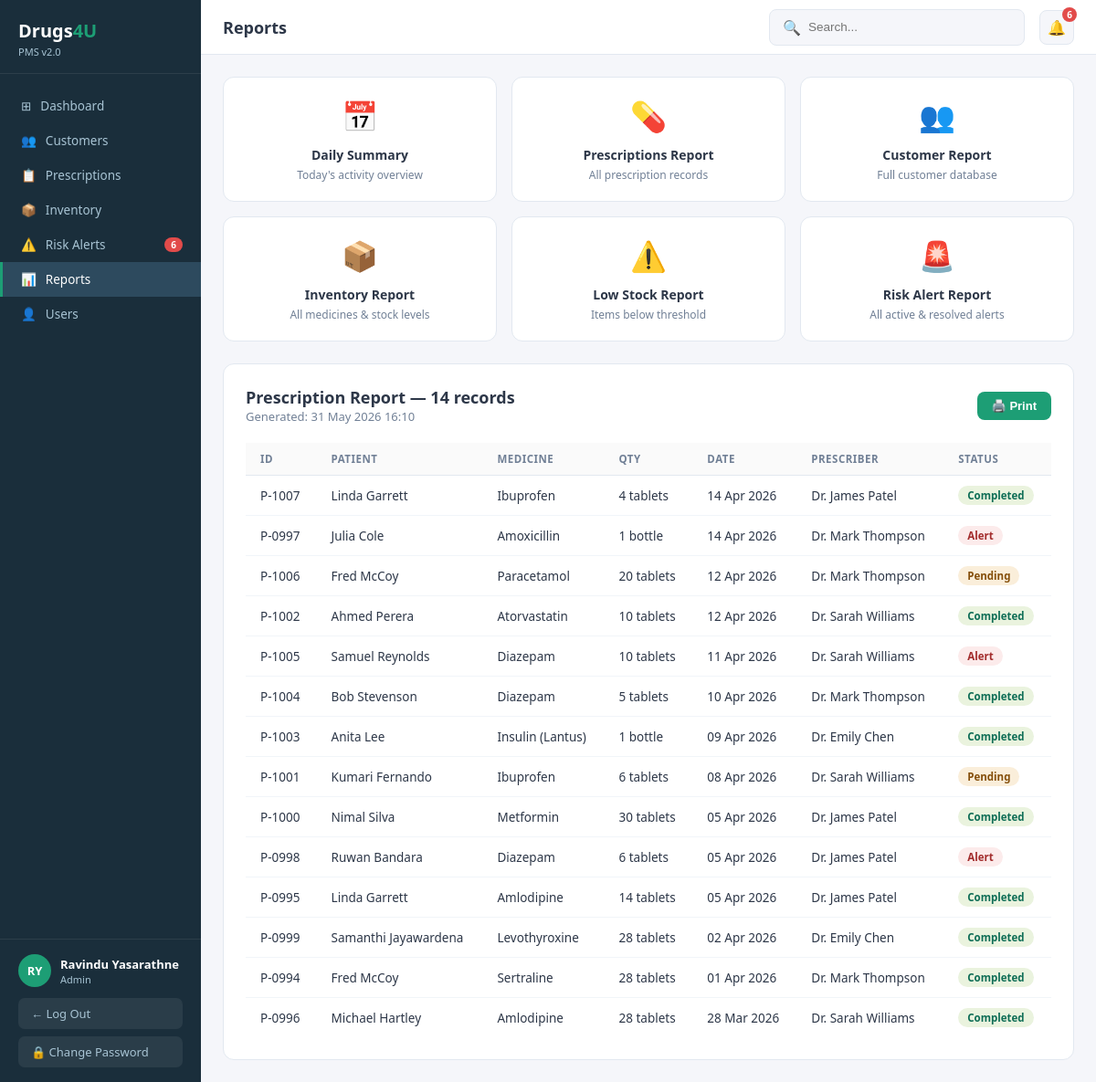
The app's page /app.php?page=reports&report=prescriptions (signed in) with its own data.
### tables this page shows
CREATE TABLE IF NOT EXISTS prescriptions (
    id          VARCHAR(10) PRIMARY KEY,    
    cust_id     INT NOT NULL,
    med_id      INT NOT NULL,
    qty         INT NOT NULL DEFAULT 1,
    unit        VARCHAR(30),
    rx_date     DATE NOT NULL,
    prescriber  VARCHAR(100),
    status      ENUM('Pending','Completed','Alert') NOT NULL DEFAULT 'Pending',
    notes       TEXT,
    created_at  TIMESTAMP DEFAULT CURRENT_TIMESTAMP,
    FOREIGN KEY (cust_id) REFERENCES customers(id) ON DELETE CASCADE,
    FOREIGN KEY (med_id)  REFERENCES medicines(id)  ON DELETE CASCADE
);

CREATE TABLE IF NOT EXISTS medicines (
    id          INT AUTO_INCREMENT PRIMARY KEY,
    name        VARCHAR(150) NOT NULL,
    category    VARCHAR(80) NOT NULL,
    qty         INT NOT NULL DEFAULT 0,
    unit        VARCHAR(30) NOT NULL DEFAULT 'tablets',
    expiry      DATE,
    supplier    VARCHAR(100),
    id_check    TINYINT(1) NOT NULL DEFAULT 0,
    price       DECIMAL(10,2) DEFAULT 0.00,
    created_at  TIMESTAMP DEFAULT CURRENT_TIMESTAMP
);

### includes/db.php (called while the page is built, shortened)
<?php
function getDB(): mysqli {
    static $conn = null;
    if ($conn === null) {
        $conn = new mysqli(DB_HOST, DB_USER, DB_PASS, DB_NAME, DB_PORT);
        $conn->set_charset('utf8mb4');
    }
    return $conn;
}
function query(string $sql, string $types = '', ...$params): mysqli_result|bool {
    $db  = getDB();
    $stmt = $db->prepare($sql);
    if ($types && $params) {
        $stmt->bind_param($types, ...$params);
    }
    $stmt->execute();
    $result = $stmt->get_result();
    return $result !== false ? $result : true;
}
function fetchAll(string $sql, string $types = '', ...$params): array {
    $res = query($sql, $types, ...$params);
    return $res->fetch_all(MYSQLI_ASSOC);
}

### pages/reports.php (the view, shortened to what this page needs)
<?php
$type = $_GET['report'] ?? '';
function rBadge(string $s): string {
    $map = ['Completed'=>'badge-green','Pending'=>'badge-amber','Alert'=>'badge-red',
            'Active'=>'badge-green','Inactive'=>'badge-gray'];
    return "<span class='badge ".($map[$s]??'badge-gray')."'>$s</span>";
}
?>
<div class="report-grid">
  <?php $reports = [
    ['id'=>'daily',        'icon'=>'📅','title'=>'Daily Summary',           'desc'=>'Today\'s activity overview'],
    ['id'=>'prescriptions','icon'=>'💊','title'=>'Prescriptions Report',    'desc'=>'All prescription records'],
    ['id'=>'customers',    'icon'=>'👥','title'=>'Customer Report',         'desc'=>'Full customer database'],
    ['id'=>'inventory',    'icon'=>'📦','title'=>'Inventory Report',        'desc'=>'All medicines & stock levels'],
    ['id'=>'lowstock',     'icon'=>'⚠️','title'=>'Low Stock Report',        'desc'=>'Items below threshold'],
    ['id'=>'risk',         'icon'=>'🚨','title'=>'Risk Alert Report',       'desc'=>'All active & resolved alerts'],
  ]; ?>
  <?php foreach ($reports as $r): ?>
  <a href="app.php?page=reports&report=<?= $r['id'] ?>" class="report-card" style="text-decoration:none;color:inherit">
    <div class="icon"><?= $r['icon'] ?></div>
    <h4><?= $r['title'] ?></h4>
    <p><?= $r['desc'] ?></p>
  </a>
  <?php endforeach; ?>
</div>
<?php if ($type): ?>
<div class="report-out" id="reportOut">
  <div style="display:flex;align-items:center;justify-content:space-between;margin-bottom:20px">
    <div>
      <h3 id="reportTitle" style="font-size:18px;font-weight:700"></h3>
      <p style="color:var(--text-muted);font-size:13px">Generated: <?= date('d M Y H:i') ?></p>
    </div>
    <button onclick="window.print()" class="btn-action">🖨️ Print</button>
  </div>
  <div id="reportContent">
  <?php if ($type === 'daily'):
    $todayRx  = fetchAll("SELECT p.*, CONCAT(c.first_name,' ',c.last_name) AS patient, m.name AS medicine
                          FROM prescriptions p JOIN customers c ON c.id=p.cust_id JOIN medicines m ON m.id=p.med_id
                          WHERE p.rx_date=CURDATE() ORDER BY p.id DESC");
    $aRisks   = fetchAll("SELECT * FROM risks WHERE resolved=0");
    $lowMeds  = fetchAll("SELECT * FROM medicines WHERE qty < ?", 'i', LOW_STOCK_THRESHOLD);
    ?>
    <div class="stats-grid">
      <div class="stat-card"><div class="stat-icon stat-green">📋</div><div class="stat-info"><div class="label">Today's Prescriptions</div><div class="value" style="color:var(--green)"><?= count($todayRx) ?></div></div></div>
      <div class="stat-card"><div class="stat-icon stat-orange">⚠️</div><div class="stat-info"><div class="label">Active Alerts</div><div class="value" style="color:var(--orange)"><?= count($aRisks) ?></div></div></div>
      <div class="stat-card"><div class="stat-icon stat-red">📦</div><div class="stat-info"><div class="label">Low Stock Items</div><div class="value" style="color:var(--red)"><?= count($lowMeds) ?></div></div></div>
      <div class="stat-card"><div class="stat-icon stat-teal">👥</div><div class="stat-info"><div class="label">Total Customers</div><div class="value" style="color:var(--teal-dark)"><?= $totalCustomers ?></div></div></div>
    </div>
    <h4 style="margin:16px 0 10px">Today's Prescriptions</h4>
    <?php if ($todayRx): ?>
    <table><thead><tr><th>ID</th><th>Patient</th><th>Medicine</th><th>Status</th></tr></thead><tbody>
    <?php foreach ($todayRx as $rx): ?>
    <tr><td><?= $rx['id'] ?></td><td><?= htmlspecialchars($rx['patient']) ?></td><td><?= htmlspecialchars($rx['medicine']) ?></td><td><?= rBadge($rx['status']) ?></td></tr>
    <?php endforeach; ?>
    </tbody></table>
    <?php else: ?><p style="color:var(--text-muted)">No prescriptions today.</p><?php endif; ?>
    <?php $reportTitle = 'Daily Summary — '.date('d M Y'); ?>
  <?php elseif ($type === 'prescriptions'):
    $data = fetchAll("SELECT p.*, CONCAT(c.first_name,' ',c.last_name) AS patient, m.name AS medicine
                      FROM prescriptions p JOIN customers c ON c.id=p.cust_id JOIN medicines m ON m.id=p.med_id
                      ORDER BY p.rx_date DESC, p.id DESC");
    ?>
    <table><thead><tr><th>ID</th><th>Patient</th><th>Medicine</th><th>Qty</th><th>Date</th><th>Prescriber</th><th>Status</th></tr></thead><tbody>
    <?php foreach ($data as $rx): ?>
    <tr><td><?= $rx['id'] ?></td><td><?= htmlspecialchars($rx['patient']) ?></td><td><?= htmlspecialchars($rx['medicine']) ?></td>
    <td><?= $rx['qty'].' '.$rx['unit'] ?></td><td><?= date('d M Y', strtotime($rx['rx_date'])) ?></td>
    <td><?= htmlspecialchars($rx['prescriber']) ?></td><td><?= rBadge($rx['status']) ?></td></tr>
    <?php endforeach; ?>
    </tbody></table>
  <?php endif; ?>
  </div>
</div>
<?php endif; ?>

### app.php (style rules this page uses)
* { margin:0;padding:0;box-sizing:border-box }
:root { --sidebar:#1a2e3b;--sidebar-active:#2d4a5e;--sidebar-text:#a8c4d4;--sidebar-active-text:#fff; --teal:#1D9E75;--teal-light:#E1F5EE;--teal-dark:#0F6E56; --blue:#378ADD;--blue-light:#E6F1FB; --orange:#E07B39;--orange-light:#FAECE7; --green:#639922;--green-light:#EAF3DE; --red:#E24B4A;--red-light:#FCEBEB; --amber:#BA7517;--amber-light:#FAEEDA; --gray:#F5F6FA;--border:#E2E8F0;--text:#2D3748;--text-muted:#718096; --white:#ffffff;--card-shadow:0 1px 3px rgba(0,0,0,0.08); }
body { font-family:'Segoe UI',sans-serif;background:var(--gray);color:var(--text);height:100vh;overflow:hidden;display:flex }
.btn-action { display:flex;align-items:center;gap:6px;background:var(--teal);color:#fff;border:none;border-radius:8px;padding:8px 16px;font-size:13px;font-weight:600;cursor:pointer;transition:.15s;white-space:nowrap;text-decoration:none }
table { width:100%;border-collapse:collapse }
th { font-size:11.5px;color:var(--text-muted);font-weight:600;padding:10px 16px;text-align:left;background:#FAFAFA;border-bottom:1px solid var(--border);text-transform:uppercase;letter-spacing:.5px }
td { font-size:13.5px;padding:11px 16px;border-bottom:1px solid #F1F5F9;vertical-align:middle }
tr:last-child td { border-bottom:none }
.badge { display:inline-flex;align-items:center;padding:3px 10px;border-radius:20px;font-size:11.5px;font-weight:600;white-space:nowrap }
.badge-green { background:var(--green-light);color:var(--teal-dark) }
.badge-red { background:var(--red-light);color:#A32D2D }
.badge-amber { background:var(--amber-light);color:#854F0B }
.report-grid { display:grid;grid-template-columns:repeat(3,1fr);gap:16px;margin-bottom:24px }
.report-card { background:#fff;border:1px solid var(--border);border-radius:12px;padding:20px;cursor:pointer;transition:.2s;text-align:center }
.report-card .icon { font-size:32px;margin-bottom:12px }
.report-card h4 { font-size:14px;font-weight:700;margin-bottom:4px }
.report-card p { font-size:12px;color:var(--text-muted) }
.report-out { background:#fff;border:1px solid var(--border);border-radius:12px;padding:24px;margin-top:20px }

### records on screen
prescriptions: id "P-1007", patient "Linda Garrett", med.name "Ibuprofen", qty "4", unit "tablets", rx_date "14 Apr 2026", prescriber "Dr. James Patel", status "Completed"
prescriptions: id "P-0997", patient "Julia Cole", med.name "Amoxicillin", qty "1", unit "bottle", rx_date "14 Apr 2026", prescriber "Dr. Mark Thompson", status "Alert"
prescriptions: id "P-1006", patient "Fred McCoy", med.name "Paracetamol", qty "20", unit "tablets", rx_date "12 Apr 2026", prescriber "Dr. Mark Thompson", status "Pending"
prescriptions: id "P-1002", patient "Ahmed Perera", med.name "Atorvastatin", qty "10", unit "tablets", rx_date "12 Apr 2026", prescriber "Dr. Sarah Williams", status "Completed"
prescriptions: id "P-1005", patient "Samuel Reynolds", med.name "Diazepam", qty "10", unit "tablets", rx_date "11 Apr 2026", prescriber "Dr. Sarah Williams", status "Alert"
prescriptions: id "P-1004", patient "Bob Stevenson", med.name "Diazepam", qty "5", unit "tablets", rx_date "10 Apr 2026", prescriber "Dr. Mark Thompson", status "Completed"
prescriptions: id "P-1003", patient "Anita Lee", med.name "Insulin (Lantus)", qty "1", unit "bottle", rx_date "09 Apr 2026", prescriber "Dr. Emily Chen", status "Completed"
prescriptions: id "P-1001", patient "Kumari Fernando", med.name "Ibuprofen", qty "6", unit "tablets", rx_date "08 Apr 2026", prescriber "Dr. Sarah Williams", status "Pending"
prescriptions: id "P-1000", patient "Nimal Silva", med.name "Metformin", qty "30", unit "tablets", rx_date "05 Apr 2026", prescriber "Dr. James Patel", status "Completed"
prescriptions: id "P-0998", patient "Ruwan Bandara", med.name "Diazepam", qty "6", unit "tablets", rx_date "05 Apr 2026", prescriber "Dr. James Patel", status "Alert"
prescriptions: id "P-0995", patient "Linda Garrett", med.name "Amlodipine", qty "14", unit "tablets", rx_date "05 Apr 2026", prescriber "Dr. James Patel", status "Completed"
prescriptions: id "P-0999", patient "Samanthi Jayawardena", med.name "Levothyroxine", qty "28", unit "tablets", rx_date "02 Apr 2026", prescriber "Dr. Emily Chen", status "Completed"
prescriptions: id "P-0994", patient "Fred McCoy", med.name "Sertraline", qty "28", unit "tablets", rx_date "01 Apr 2026", prescriber "Dr. Mark Thompson", status "Completed"
prescriptions: id "P-0996", patient "Michael Hartley", med.name "Amlodipine", qty "28", unit "tablets", rx_date "28 Mar 2026", prescriber "Dr. Sarah Williams", status "Completed"

### other values on screen
$n['icon'] "⊞"
$n['label'] "Dashboard"
$n['icon'] "👥"
$n['label'] "Customers"
$n['icon'] "📋"
$n['label'] "Prescriptions"
$n['icon'] "📦"
$n['label'] "Inventory"
$n['icon'] "⚠️"
$n['label'] "Risk Alerts"
$n['badge'] "6"
$n['icon'] "📊"
$n['label'] "Reports"
$n['icon'] "👤"
$n['label'] "Users"
